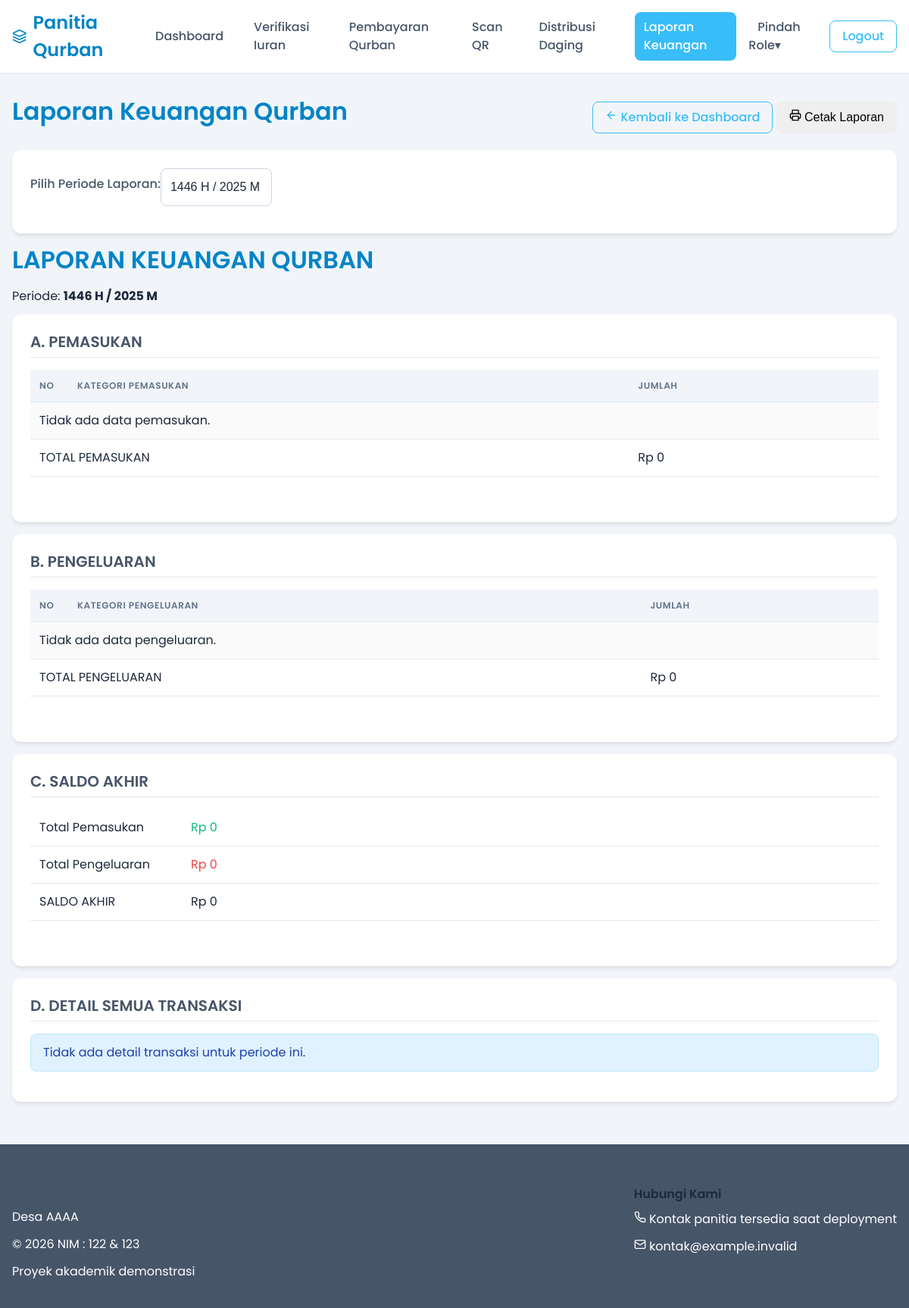
Screenshot of /panitia/laporan_keuangan.php (signed in) with the database file from the repository.
### tables this page shows
CREATE TABLE `periode_qurban` (
  `id_periode` int(11) NOT NULL AUTO_INCREMENT,
  `tahun_hijriah` varchar(10) NOT NULL,
  `tahun_masehi` year(4) NOT NULL,
  `tanggal_pelaksanaan` date NOT NULL,
  `is_active` tinyint(1) DEFAULT 1,
  `created_at` timestamp NULL DEFAULT current_timestamp(),
  PRIMARY KEY (`id_periode`)
);

### function/helper.php (called while the page is built, shortened)
<?php
function rupiah($angka): string
{
    return 'Rp ' . number_format((float) $angka, 0, ',', '.');
}

### panitia/laporan_keuangan.php (the view, shortened to what this page needs)
<?php
require_once '../config/database.php';
require_once '../function/helper.php';
$periode_id_selected = isset($_GET['periode']) ? intval($_GET['periode']) : 0;
if ($periode_id_selected == 0) {
    $query_periode_aktif = "SELECT id_periode FROM periode_qurban WHERE is_active = TRUE LIMIT 1";
    $result_periode_aktif = mysqli_query($conn, $query_periode_aktif);
    if ($periode_aktif_data = mysqli_fetch_assoc($result_periode_aktif)) {
        $periode_id_selected = $periode_aktif_data['id_periode'];
    }
}
$periode_info = null;
if ($periode_id_selected > 0) {
    $query_periode_info = "SELECT * FROM periode_qurban WHERE id_periode = $periode_id_selected";
    $result_periode_info = mysqli_query($conn, $query_periode_info);
    $periode_info = mysqli_fetch_assoc($result_periode_info);
}
?>
<!DOCTYPE html>
<html lang="id">
<head>
    <link rel="stylesheet" href="../src/styles/main.css">
</head>
<body>
    <?php include_once '../src/components/header_panitia.php'; ?>
    <main class="main-content">
        <div class="container">
            <div class="d-flex justify-content-between align-items-center mb-4 no-print">
                <h1>Laporan Keuangan Qurban</h1>
                <div>
                    <a href="index.php" class="btn btn-outline-primary me-2">
                        <svg xmlns="http://www.w3.org/2000/svg" width="16" height="16" viewBox="0 0 24 24" fill="none" stroke="currentColor" stroke-width="2" stroke-linecap="round" stroke-linejoin="round" class="icon"><line x1="19" y1="12" x2="5" y2="12"></line><polyline points="12 19 5 12 12 5"></polyline></svg>
                        Kembali ke Dashboard
                    </a>
                    <button class="btn btn-info" onclick="window.print()">
                        Cetak Laporan
                    </button>
                </div>
            </div>
            <div class="card animate-on-scroll mb-4 form-select-periode no-print">
                <div class="card-body">
                    <form method="GET" class="d-flex align-items-center">
                        <label for="periode" class="form-label me-2 mb-0 fw-bold">Pilih Periode Laporan:</label>
                        <select name="periode" id="periode" class="form-select w-auto" onchange="this.form.submit()">
                            <?php
                            $query_list_periode = "SELECT * FROM periode_qurban ORDER BY tahun_masehi DESC";
                            $result_list_periode = mysqli_query($conn, $query_list_periode);
                            while ($row_p = mysqli_fetch_assoc($result_list_periode)):
                            ?>
                            <option value="<?php echo $row_p['id_periode']; ?>"
                                    <?php echo $row_p['id_periode'] == $periode_id_selected ? 'selected' : ''; ?>>
                                <?php echo htmlspecialchars($row_p['tahun_hijriah']); ?> H / <?php echo htmlspecialchars($row_p['tahun_masehi']); ?> M
                            </option>
                            <?php endwhile; ?>
                        </select>
                    </form>
                </div>
            </div>
            <?php if ($periode_id_selected > 0 && $periode_info): ?>
                <div class="laporan-title">
                    <h1>LAPORAN KEUANGAN QURBAN</h1>
                    <p>Periode: <strong><?php echo htmlspecialchars($periode_info['tahun_hijriah']); ?> H / <?php echo htmlspecialchars($periode_info['tahun_masehi']); ?> M</strong></p>
                </div>
                <div class="card animate-on-scroll mb-4">
                    <div class="card-header">
                        <h3 class="card-title">A. PEMASUKAN</h3>
                    </div>
                    <div class="card-body">
                        <?php
                        $query_pemasukan = "SELECT kategori, SUM(nominal) as total
                                          FROM transaksi_keuangan
                                          WHERE id_periode = $periode_id_selected AND jenis_transaksi = 'masuk'
                                          GROUP BY kategori ORDER BY kategori";
                        $result_pemasukan = mysqli_query($conn, $query_pemasukan);
                        $total_masuk = 0;
                        ?>
                        <div class="table-responsive">
                            <table class="table table-sm table-striped">
                                <thead class="table-light">
                                    <tr>
                                        <th width="50">No</th>
                                        <th>Kategori Pemasukan</th>
                                        <th class="text-end">Jumlah</th>
                                    </tr>
                                </thead>
                                <tbody>
                                    <?php
                                    $no_masuk = 1;
                                    if (mysqli_num_rows($result_pemasukan) > 0) {
                                        while ($row = mysqli_fetch_assoc($result_pemasukan)):
                                            $total_masuk += $row['total'];
                                    ?>
                                    <tr>
                                        <td><?php echo $no_masuk++; ?>.</td>
                                        <td><?php echo ucwords(str_replace('_', ' ', htmlspecialchars($row['kategori']))); ?></td>
                                        <td class="text-end"><?php echo rupiah($row['total']); ?></td>
                                    </tr>
                                    <?php
                                        endwhile;
                                    } else {
                                        echo '<tr><td colspan="3" class="text-center">Tidak ada data pemasukan.</td></tr>';
                                    }
                                    ?>
                                </tbody>
                                <tfoot>
                                    <tr class="fw-bold table-group-divider">
                                        <td colspan="2" class="text-uppercase">TOTAL PEMASUKAN</td>
                                        <td class="text-end"><?php echo rupiah($total_masuk); ?></td>
                                    </tr>
                                </tfoot>
                            </table>
                        </div>
                    </div>
                </div>
                <div class="card animate-on-scroll mb-4">
                    <div class="card-header">
                        <h3 class="card-title">B. PENGELUARAN</h3>
                    </div>
                    <div class="card-body">
                        <?php
                        $query_pengeluaran = "SELECT kategori, SUM(nominal) as total
                                            FROM transaksi_keuangan
                                            WHERE id_periode = $periode_id_selected AND jenis_transaksi = 'keluar'
                                            GROUP BY kategori ORDER BY kategori";
                        $result_pengeluaran = mysqli_query($conn, $query_pengeluaran);
                        $total_keluar = 0;
                        ?>
                        <div class="table-responsive">
                            <table class="table table-sm table-striped">
                                <thead class="table-light">
                                    <tr>
                                        <th width="50">No</th>
                                        <th>Kategori Pengeluaran</th>
                                        <th class="text-end">Jumlah</th>
                                    </tr>
                                </thead>
                                <tbody>
                                    <?php
                                    $no_keluar = 1;
                                    if (mysqli_num_rows($result_pengeluaran) > 0) {
                                        while ($row = mysqli_fetch_assoc($result_pengeluaran)):
                                            $total_keluar += $row['total'];
                                    ?>
                                    <tr>
                                        <td><?php echo $no_keluar++; ?>.</td>
                                        <td><?php echo ucwords(str_replace('_', ' ', htmlspecialchars($row['kategori']))); ?></td>
                                        <td class="text-end"><?php echo rupiah($row['total']); ?></td>
                                    </tr>
                                    <?php
                                        endwhile;
                                    } else {
                                        echo '<tr><td colspan="3" class="text-center">Tidak ada data pengeluaran.</td></tr>';
                                    }
                                    ?>
                                </tbody>
                                <tfoot>
                                    <tr class="fw-bold table-group-divider">
                                        <td colspan="2" class="text-uppercase">TOTAL PENGELUARAN</td>
                                        <td class="text-end"><?php echo rupiah($total_keluar); ?></td>
                                    </tr>
                                </tfoot>
                            </table>
                        </div>
                    </div>
                </div>
                <div class="card animate-on-scroll mb-4">
                    <div class="card-header">
                        <h3 class="card-title">C. SALDO AKHIR</h3>
                    </div>
                    <div class="card-body">
                        <div class="table-responsive">
                            <table class="table table-sm">
                                <tbody>
                                    <tr>
                                        <td width="200">Total Pemasukan</td>
                                        <td class="text-end fw-bold text-success"><?php echo rupiah($total_masuk); ?></td>
                                    </tr>
                                    <tr>
                                        <td>Total Pengeluaran</td>
                                        <td class="text-end fw-bold text-danger"><?php echo rupiah($total_keluar); ?></td>
                                    </tr>
                                    <tr class="table-group-divider">
                                        <td class="fw-bold text-uppercase">SALDO AKHIR</td>
                                        <td class="text-end fw-bold fs-5"><?php echo rupiah($total_masuk - $total_keluar); ?></td>
                                    </tr>
                                </tbody>
                            </table>
                        </div>
                    </div>
                </div>
                <div class="card animate-on-scroll">
                    <div class="card-header">
                        <h3 class="card-title">D. DETAIL SEMUA TRANSAKSI</h3>
                    </div>
                    <div class="card-body">
                        <?php
                        $query_detail = "SELECT t.*, u.nama_lengkap
                                       FROM transaksi_keuangan t
                                       JOIN users u ON t.nik_user_input = u.nik
                                       WHERE t.id_periode = $periode_id_selected
                                       ORDER BY t.tanggal_transaksi ASC, t.created_at ASC";
                        $result_detail = mysqli_query($conn, $query_detail);
                        ?>
                        <?php if (mysqli_num_rows($result_detail) > 0): ?>
                        <div class="table-responsive">
                            <table class="table table-striped table-hover">
                                <thead class="table-light">
                                    <tr>
                                        <th width="50">No</th>
                                        <th>Tanggal</th>
                                        <th>Keterangan</th>
                                        <th class="text-end">Masuk</th>
                                        <th class="text-end">Keluar</th>
                                        <th class="text-end">Saldo Berjalan</th>
                                        <th>Diinput Oleh</th>
                                    </tr>
                                </thead>
                                <tbody>
                                    <?php
                                    $no_detail = 1;
                                    $saldo_berjalan = 0;
                                    while ($row = mysqli_fetch_assoc($result_detail)):
                                        $masuk_val = 0;
                                        $keluar_val = 0;
                                        if ($row['jenis_transaksi'] == 'masuk') {
                                            $saldo_berjalan += $row['nominal'];
                                            $masuk_val = $row['nominal'];
                                        } else {
                                            $saldo_berjalan -= $row['nominal'];
                                            $keluar_val = $row['nominal'];
                                        }
                                    ?>
                                    <tr>
                                        <td><?php echo $no_detail++; ?></td>
                                        <td><?php echo date('d M Y', strtotime($row['tanggal_transaksi'])); ?></td>
                                        <td><?php echo nl2br(htmlspecialchars($row['keterangan'])); ?> <br><small class="text-muted">(Kategori: <?php echo ucwords(str_replace('_',' ',htmlspecialchars($row['kategori']))); ?>)</small></td>
                                        <td class="text-end text-success"><?php echo $masuk_val > 0 ? rupiah($masuk_val) : '-'; ?></td>
                                        <td class="text-end text-danger"><?php echo $keluar_val > 0 ? rupiah($keluar_val) : '-'; ?></td>
                                        <td class="text-end fw-bold"><?php echo rupiah($saldo_berjalan); ?></td>
                                        <td><?php echo htmlspecialchars($row['nama_lengkap']); ?></td>
                                    </tr>
                                    <?php endwhile; ?>
                                </tbody>
                            </table>
                        </div>
                        <?php else: ?>
                            <div class="alert alert-info">Tidak ada detail transaksi untuk periode ini.</div>
                        <?php endif; ?>
                    </div>
                </div>
            <?php elseif (!$periode_info && $periode_id_selected == 0): ?>
                 <div class="alert alert-warning">
                    <p class="mb-0">Belum ada periode qurban aktif atau periode belum dipilih. Silakan pilih periode untuk melihat laporan.</p>
                </div>
            <?php elseif (!$periode_info && $periode_id_selected > 0): ?>
                 <div class="alert alert-danger">
                    <p class="mb-0">Data untuk periode yang dipilih tidak ditemukan.</p>
                </div>
            <?php endif; ?>
        </div>
    </main>
    <?php include_once '../src/components/footer.php'; ?>
</body>
</html>

### rows the page displays
periode_qurban: tahun_hijriah "1446", tahun_masehi "2025", id_periode "Rp 0", rupiah($total_masuk-$total_keluar) "Rp 0"

### other values shown
form field periode "1446 H / 2025 M"
